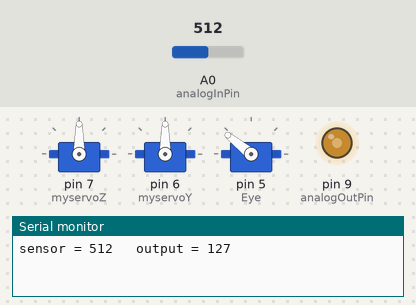
The sketch below on a simulated Arduino Uno, built with avr-gcc and run on an emulated ATmega328P. Shown: 3 × servo, output pins drawn as LEDs (lit = HIGH), the last lines printed to the serial monitor. Inputs (shaded band) come from the test bench; at power-on: A0 (analogInPin) = 512.

Above: at 2.8 s.
2.9 s: A0 (analogInPin) set to 122
At 4.8 s:
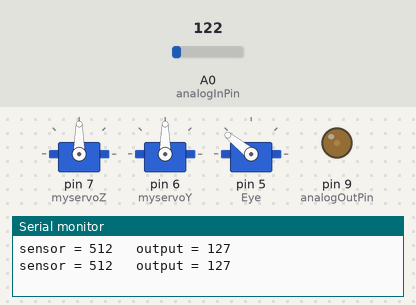
8.9 s: A0 (analogInPin) set to 0
At 10.8 s:
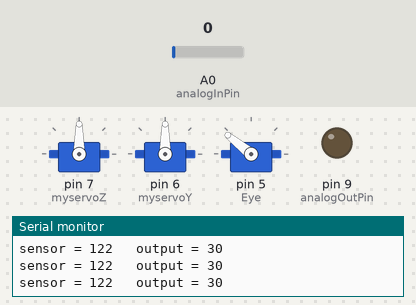
14.9 s: A0 (analogInPin) set to 583
At 16.8 s:
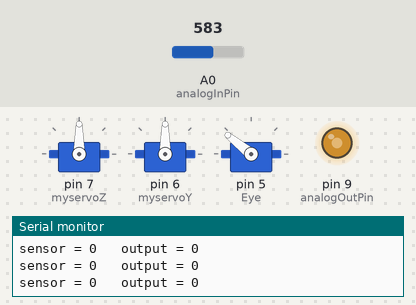
20.9 s: A0 (analogInPin) set to 617
At 21.3 s:
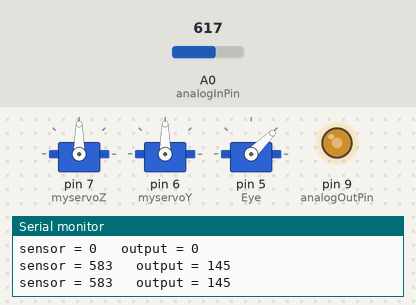
26.9 s: A0 (analogInPin) set to 590
At 27.3 s:
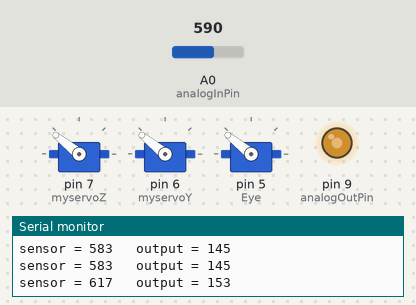
32.9 s: A0 (analogInPin) set to 511
At 33.4 s:
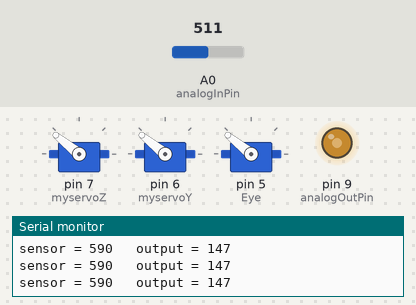
Timing chart, 0 to 39.5 s (numbered marks = the images above; inputs shaded):
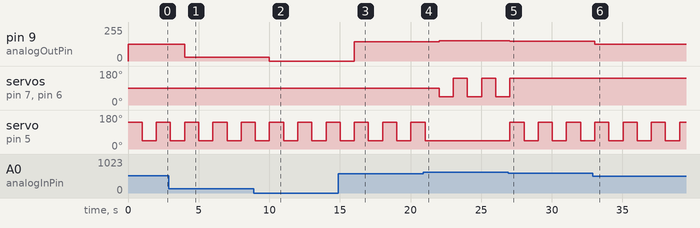

The sketch:

anti_langaw.ino
```cpp
#include <Servo.h>
// These constants won't change. They're used to give names to the pins used:
const int analogInPin = A0;  // Analog input pin that the potentiometer is attached to
const int analogOutPin = 9; // Analog output pin that the LED is attached to

Servo myservoY;
Servo myservoZ;
Servo Eye;

int sensorValue = 0;        // value read from the pot
int outputValue = 0;        // value output to the PWM (analog out)

void setup() {
  // initialize serial communications at 9600 bps:
  Serial.begin(9600);

   myservoZ.attach(7);
  myservoY.attach(6);
   Eye.attach(5);

}

void loop() {
  // read the analog in value:
  sensorValue = analogRead(analogInPin);
  // map it to the range of the analog out:
  outputValue = map(sensorValue, 0, 1023, 0, 255);
  // change the analog out value:
  analogWrite(analogOutPin, outputValue);

  if(sensorValue >= 600){
    myservoZ.writeMicroseconds(1000);
    myservoY.writeMicroseconds(1000);
    delay(1000);
    myservoZ.writeMicroseconds(2000);
    myservoY.writeMicroseconds(2000);
    delay(1000);
    myservoZ.writeMicroseconds(1000);
    myservoY.writeMicroseconds(1000);
    delay(1000);
    myservoZ.writeMicroseconds(2000);
    myservoY.writeMicroseconds(2000);
    delay(1000);
        myservoZ.writeMicroseconds(1000);
    myservoY.writeMicroseconds(1000);
    delay(1000);
    myservoZ.writeMicroseconds(2000);
    myservoY.writeMicroseconds(2000);
  }else {
     Eye.writeMicroseconds(2000);
     delay(1000);
     Eye.writeMicroseconds(1000);
      delay(1000);
    }


  // print the results to the Serial Monitor:
  Serial.print("sensor = ");
  Serial.print(sensorValue);
  Serial.print("\t output = ");
  Serial.println(outputValue);

  // wait 2 milliseconds before the next loop for the analog-to-digital
  // converter to settle after the last reading:
  delay(2);

}
```

Measured:
- the behaviour switches between 599 and 600 on A0 (analogInPin) (found by bisection; images 3 and 4)
- after the input at 2.9 s, pin 9 (analogOutPin): 127/255 → 30/255 after 1.1 s
- after the input at 8.9 s, pin 9 (analogOutPin): 30/255 → 0/255 after 1.1 s
- after the input at 14.9 s, pin 9 (analogOutPin): 0/255 → 145/255 after 1.1 s
- after the input at 20.9 s, pin 9 (analogOutPin): 145/255 → 153/255 after 1.1 s; servo on pin 7 (myservoZ), servo on pin 6 (myservoY): alternates 141° for 1.0 s and 44° for 1.0 s, starting after 1.1 s; servo on pin 5 (Eye): goes on until 21.0 s, then stays 44°
- after the input at 26.9 s, pin 9 (analogOutPin): 153/255 → 147/255 after 0.13 s; servo on pin 5 (Eye): alternates 141° for 1.0 s and 44° for 1.0 s, starting after 0.13 s
- after the input at 32.9 s, pin 9 (analogOutPin): 147/255 → 127/255 after 0.14 s
- by itself, servo on pin 5 (Eye): alternates 141° for 1.0 s and 44° for 1.0 s
